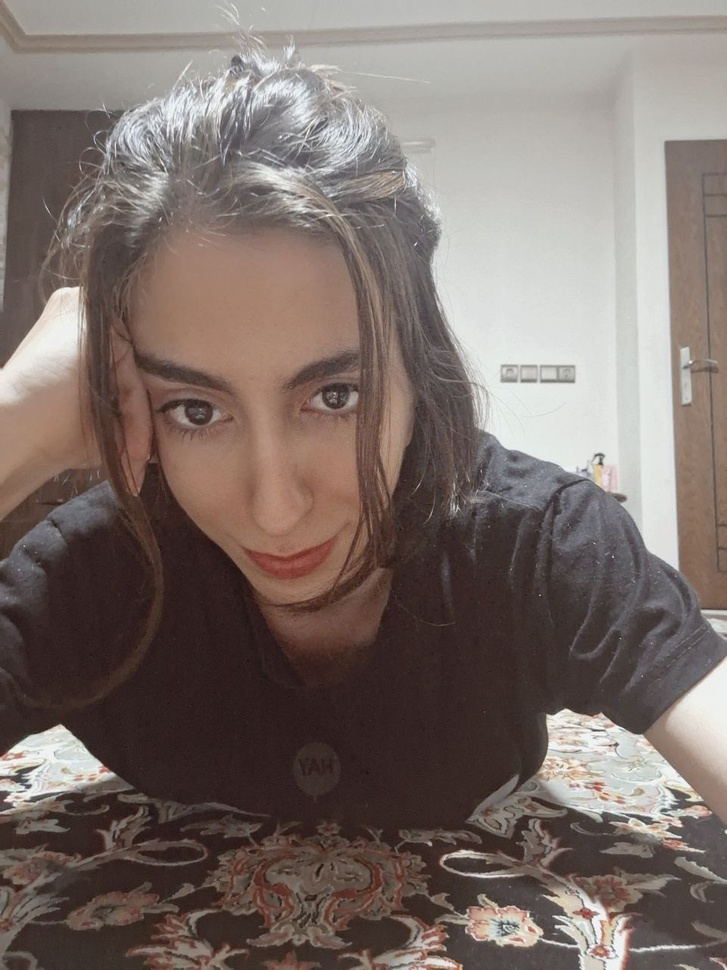
#> input picture arefe.jpg, 727 x 970 px, shrunk from 960 x 1280 before the run
$ jupyter execute haar_cascade.ipynb
#> lines starting #> are read from the running program, lines starting #| are printed output that depends on the picture
[cell 1]
import cv2
import matplotlib.pyplot as plt

[cell 2]
img = cv2.imread("arefe.jpg")
#> img is the input picture: shape (970, 727, 3); mean B, G, R 106.3, 111.7, 124.5

[cell 3]
def ishow(image):
    cv2.imshow('image', img)
    cv2.waitKey(0)
    cv2.destroyAllWindows()

[cell 4]
ishow(img)

[cell 5]
face_model = cv2.CascadeClassifier("haarcascade_frontalface_alt.xml")

[cell 6]
left_eye = cv2.CascadeClassifier("haarcascade_lefteye_2splits.xml")

[cell 7]
right_eye = cv2.CascadeClassifier("haarcascade_righteye_2splits.xml")

[cell 8]
gray = cv2.cvtColor(img,cv2.COLOR_BGR2GRAY)
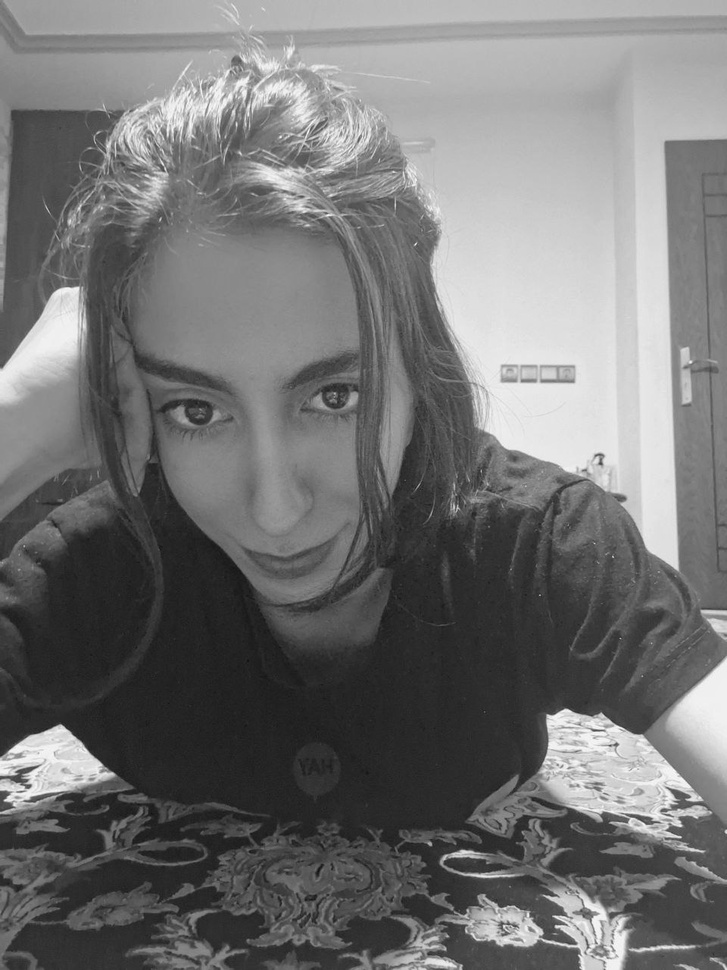
#> gray: shape (970, 727); min 15, max 251, mean 114.9

[cell 9]
ishow(gray)

[cell 10]
face = face_model.detectMultiScale(
    gray
)
#> face = [[114, 285, 307, 307]]

[cell 11]
face
#> Out = [[114, 285, 307, 307]]

[cell 12]
eye1 = left_eye.detectMultiScale(
    gray
)
#> eye1 = [[156, 355, 87, 87], [296, 349, 75, 75]]

[cell 13]
eye1
#> Out = [[156, 355, 87, 87], [296, 349, 75, 75]]

[cell 14]
eye2 = right_eye.detectMultiScale(
    gray
)
#> eye2 = [[156, 359, 79, 79]]

[cell 15]
eye2
#> Out = [[156, 359, 79, 79]]

[cell 16]
plt.imshow(gray)

[cell 17]
x = face[0][0]
#> x = 114
y = face[0][1]
#> y = 285
x2 = x + face[0][2]
#> x2 = 421
y2 = y + face[0][3]
#> y2 = 592

[cell 18]
xa = eye1[0][0]
#> xa = 156
ya = eye1[0][1]
#> ya = 355
x1 = xa + eye1[0][2]
#> x1 = 243
y1 = ya + eye1[0][3]
#> y1 = 442

[cell 19]
xb = eye2[0][0]
#> xb = 156
yb = eye2[0][1]
#> yb = 359
x3 = xb + eye2[0][2]
#> x3 = 235
y3 = yb + eye2[0][3]
#> y3 = 438

[cell 20]
rec = cv2.rectangle(img, (x,y), (x2,y2), (0,250,0), 3)

[cell 21]
rec1 = cv2.rectangle(img, (xa,ya), (x1,y1), (250,0,250),2)

[cell 22]
rec2 = cv2.rectangle(img, (xb,yb), (x3,y3), (250,0,250),2)
